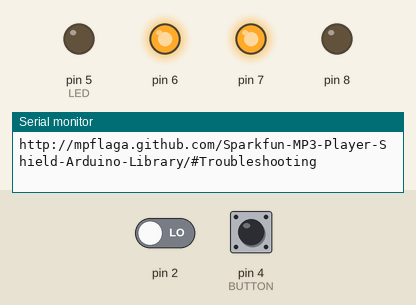
This sketch was run on a simulated Arduino Uno, built for the host (arithmetic inside an expression is 32-bit, double 64-bit). Shown: output pins drawn as LEDs (lit = HIGH), the last lines printed to the serial monitor. Dashed ring = blinking. The test bench sets the inputs (shaded band); at power-on: pin 2 LOW, pin 4 (BUTTON) LOW. Storage starts empty; random numbers use the default seed unless the sketch sets one.

Above: at 0.1 s.
At 1.0 s:
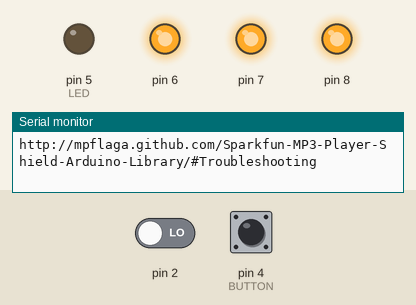
1.1 s: pin 2 driven HIGH
At 3.9 s:
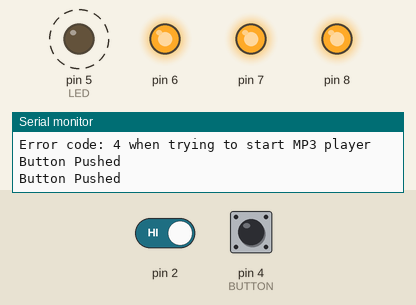
4.1 s: pin 4 (BUTTON) pulled HIGH for 0.15 s
Timing chart, 0 to 13.1 s (numbered marks = the images above; inputs shaded):
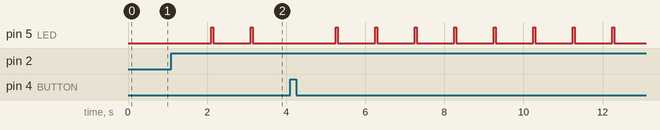

Measured:
- after the input at 1.1 s, pin 5 (LED): alternates HIGH for 0.05 s and LOW for 0.95 s, starting after 1.0 s

The sketch:

sitcom.ButtonWorks.ino
```cpp
#include <SPI.h>

//Add the SdFat Libraries
#include <SdFat.h>
#include <SdFatUtil.h>

//and the MP3 Shield Library
#include <SFEMP3Shield.h>

SdFat sd;
SFEMP3Shield MP3player;


//Turn on LED while reed switch is closed

#define LED 5     // pin for the LED
#define BUTTON 4  // input for BUTTON
#define SWITCH 3  // input for REED SWITCH
#define SONG "11.mp3"
long randNumber;

long millis_held;         // millisec button is held
long sec_held;            // How long the button was held (seconds)
long prev_sec_held;       // how long the button was held in the previous check
unsigned long firstTime;  // time the button was first pressed

int state;        // state of button, LOW is pushed
int door_state;
int butt_state;
byte previous_state = HIGH;


void setup() {
  Serial.begin(115200);     // set up Serial library at 115200 bps
  pinMode(LED, OUTPUT);   //tell arduino LED is an output
  digitalWrite(BUTTON, HIGH);  // since we are using a 10k pull-up this is set to HIGH
  //pinMode(SWITCH, INPUT);   //SWITCH is input

  //pinMode(BUTTON, INPUT);   //BUTTON is input

  uint8_t result; //result code from some function as to be tested at later time
  //Initialize the SdCard.
  if(!sd.begin(SD_SEL, SPI_FULL_SPEED)) sd.initErrorHalt();
  // depending upon your SdCard environment, SPI_HAVE_SPEED may work better.
  if(!sd.chdir("/")) sd.errorHalt("sd.chdir");

  //Initialize the MP3 Player Shield
  result = MP3player.begin();
  //check result, see readme for error codes.
  if(result != 0) {
    Serial.print(F("Error code: "));
    Serial.print(result);
    Serial.println(F(" when trying to start MP3 player"));
    if( result == 6 ) {
      Serial.println(F("Warning: patch file not found, skipping.")); // can be removed for space, if needed.
      Serial.println(F("Use the \"d\" command to verify SdCard can be read")); // can be removed for space, if needed.
    }
  }
}

void loop(){
  /*
  door_state = digitalRead(SWITCH);
  butt_state = digitalRead(BUTTON);

  if (butt_state == LOW || door_state == LOW){
    state = LOW;
    Serial.println("Low state");
  }
  else{
    state = previous_state;
  }
  */
  state=digitalRead(BUTTON);
  if(state == LOW && previous_state == HIGH && (millis() - firstTime > 200)){
    firstTime = millis();
  }

  millis_held = (millis() - firstTime);
  sec_held = millis_held / 1000;

  if (millis_held > 50){

    if (state == LOW && sec_held > prev_sec_held){
      ledblink(1, 50, LED); //
      Serial.println("Button Pushed ");
    }

    if (state == HIGH && previous_state == LOW){
      Serial.println("Button Released ");
      playSONG();
    }
  }

  previous_state = state;
  prev_sec_held = sec_held;
}


// Just a simple helper function to blink an led in various patterns
void ledblink(int times, int lengthms, int pinnum){
  for (int x=0; x<times;x++) {
    digitalWrite(pinnum, HIGH);
    delay (lengthms);
    digitalWrite(pinnum, LOW);
    delay(lengthms);
  }
}


void playSONG()
{
    randNumber = random(10, 45); //Remember we named all the mp3s between 10 and 45?
    String testString = String(randNumber);  //Set string equal to that random number you just got
    testString += ".mp3";  //add .mp3 to the end of it
    testString.toCharArray(SONG,7); //converts the string into a character array
    Serial.println(SONG);
    SdFile file;
    file.getFilename(SONG);
    MP3player.playMP3(SONG);
    Serial.println("playing " SONG);
    file.close();
    return;
}
```
